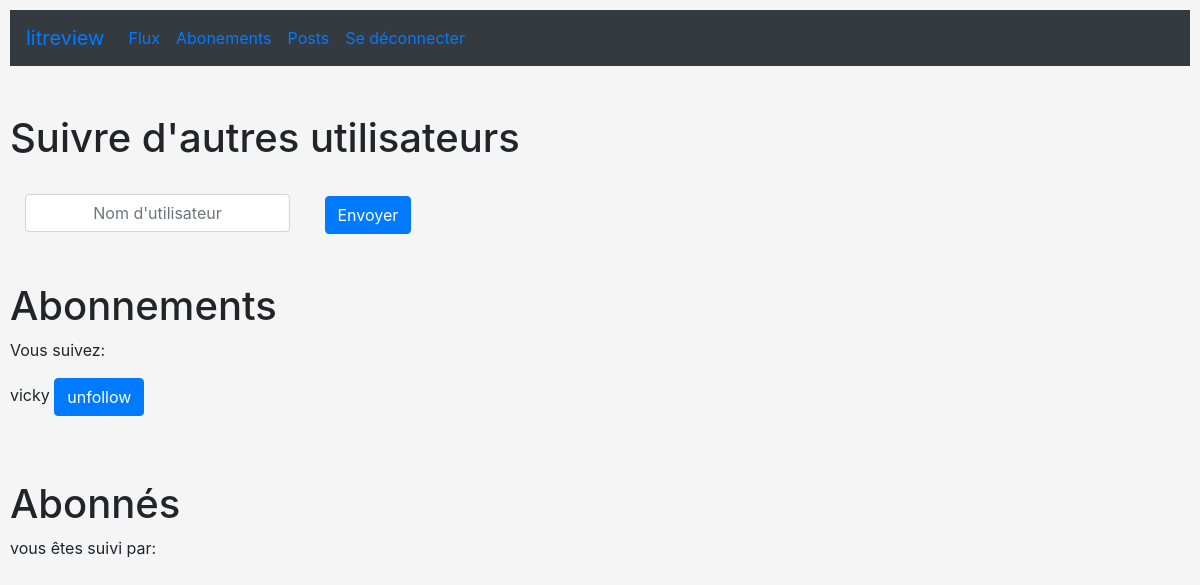
Page /followers/ (signed in) on the earlier database version.
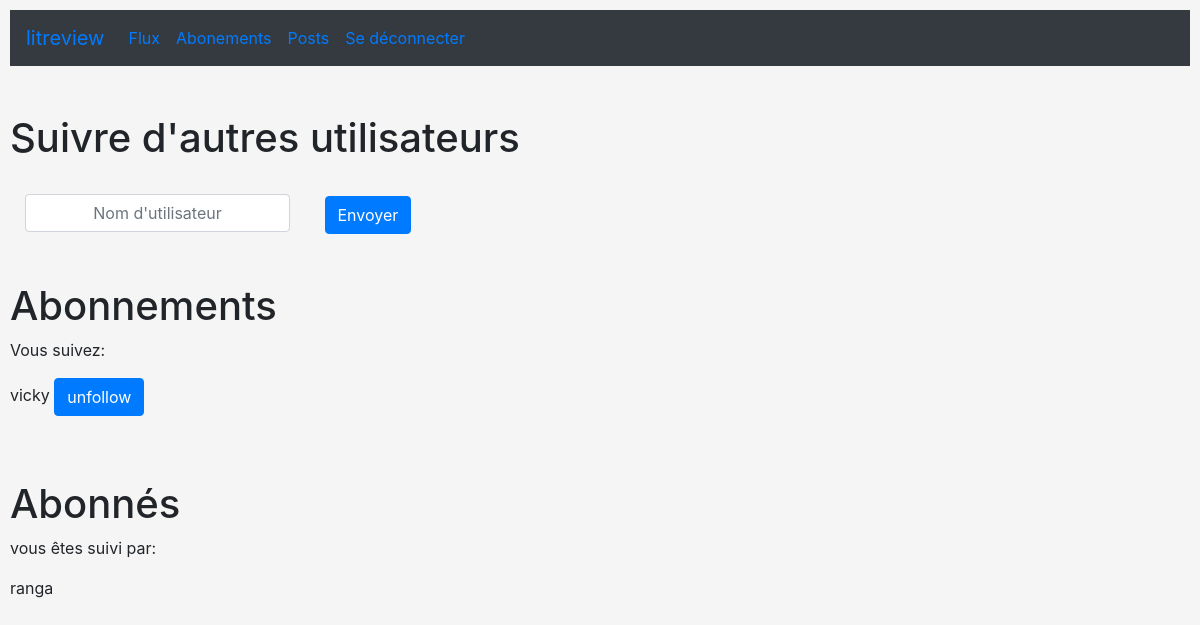
Same page on the later database version.
### followers/models.py (models this page shows)
class UserFollows(models.Model):
    following = models.ForeignKey(
        User, on_delete=CASCADE, blank=True, related_name="following")
    follower = models.ForeignKey(
        User, on_delete=CASCADE, blank=True, related_name="follower")
    class Meta:
        unique_together = ['following', 'follower']

### authentication/models.py (models this page shows)
class User(AbstractUser):
    pass

### followers/views.py (the view, shortened to what this page needs)
# urls.py: path('followers/', views.followers, name='followers'),
@login_required
def followers(request):
    followed = UserFollows.objects.filter(
        following__exact=request.user)
    followers = UserFollows.objects.filter(
        follower__exact=request.user)
    return render(request, 'followers/followers.html', context={'followed': followed, 'followers': followers})

### followers/templates/followers/followers.html (shortened to what this page needs)
{% extends 'base.html' %} {% block content %}
<nav class="navbar navbar-expand bg-dark">
  <a class="navbar-brand" href="#">litreview</a>
  <ul class="navbar-nav">
    <li class="nav-item active">
      <a class="nav-link" href="{% url 'flux' %}">Flux</a>
    </li>
    <li class="nav-item">
      <a class="nav-link" href="{% url 'followers' %}">Abonements</a>
    </li>
    <li class="nav-item active">
      <a class="nav-link" href="{% url 'posts' %}">Posts</a>
    </li>
    <li class="nav-item">
      <a class="nav-link" href="{% url 'logout' %}">Se déconnecter</a>
    </li>
  </ul>
</nav>
<br>
<br>
<h1>Suivre d'autres utilisateurs</h1>
<br>
<form action="{% url 'followers' %}" method="post">
  <div class="col-3 d-inline-block">
    <input class="form-control text-center" type="text" name="username" placeholder="Nom d'utilisateur">
  </div>
  <div class="col-2 d-inline-block">
    <button type="submit" class="btn btn-primary">Envoyer</button>
  </div>
</form>
<br>
<br>
<div>
  <h1>Abonnements</h1>
</div>
<p>Vous suivez: </p>
{% for follow in followers %}
  <p>{{follow.following}} <a class="btn btn-primary" href="{% url 'unfollow' follow.following.id %}" role="button"
        >unfollow</a></p>
{% endfor %}
<br>
<br>
<div>
  <h1>Abonnés</h1>
  <p>vous êtes suivi par:</p>
{% for follow in followed %}
  <p>{{follow.follower}}</p>
{% endfor %}
</div>
{% endblock %}

Differences in the rows shown:
added UserFollows: follower "ranga", shown under "Abonnés"
